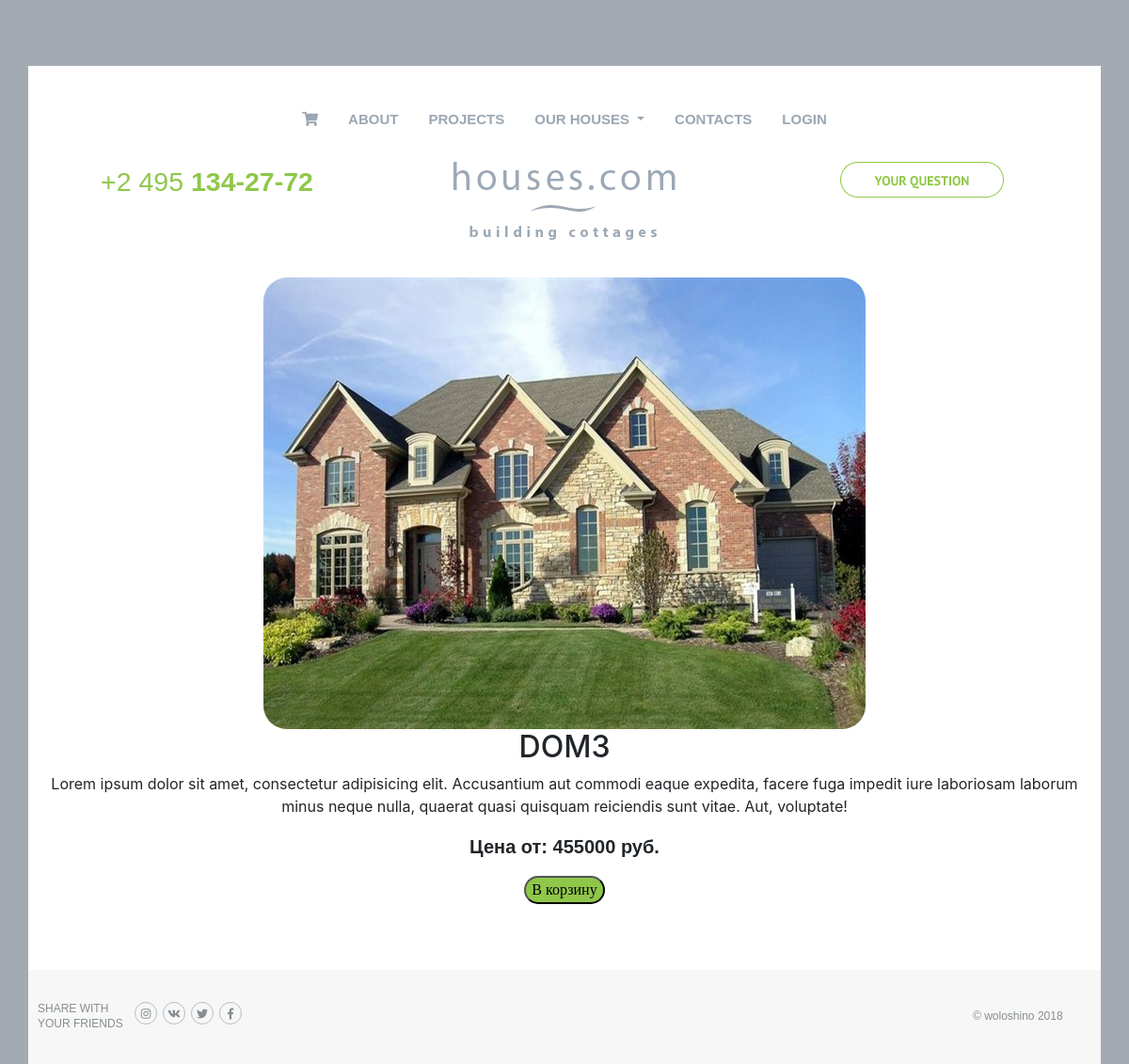
Page /product/3/ on the committed database.
### mainapp/models.py (models this page shows, shortened)
class Product(models.Model):
    name = models.CharField(max_length=32, unique=True, verbose_name='Название проекта')
    info = models.TextField(verbose_name='Описание проекта')
    price = models.PositiveIntegerField(verbose_name='Цена')
    img = models.ImageField(upload_to='products/%Y/%m/%d', verbose_name='Картинка проекта')
    category = models.ForeignKey(Category, on_delete=models.SET_NULL, null=True, blank=True)

### mainapp/views.py (the view)
# urls.py: path('product/<pk>/', product, name='product'),
def product(request, pk):
    one_product = get_object_or_404(Product, pk=pk)
    basket = []
    if request.user.is_authenticated:
        basket = Basket.objects.filter(user=request.user)
    content = {
        'categories': get_categories(),
        'product': one_product,
        'basket': basket
    }
    return render(request, 'mainapp/product.html', content)

### mainapp/views.py (called while the page is built)
def get_categories():
    return Category.objects.all().exclude(is_active=False)

### mainapp/templates/mainapp/product.html (shortened to what this page needs)
{% extends 'mainapp/base.html' %}
{% load static %}
{% block content %}
    <div class="col-12 text-center product typeItem">
        <img src={{ product.img.url }} alt="1">
        <h2>{{ product.name }}</h2>
        <p>{{ product.info }}</p>
        <p class="price">Цена от: {{ product.price }} руб.</p>
        <a href={% url 'basketapp:add' pk=product.pk %}>
            <button class="itemBtn">В корзину</button>
    </div>
{% endblock %}

### static/style.css (style rules this page uses)
body { background: #a3aab1; }
.typeItem { margin: 15px 0; }
.typeItem h2 { text-transform: uppercase; }
.typeItem img { max-width: 100%; }
.price { font-weight: bold; font-family: "Ubuntu Light", sans-serif; font-size: 20px; }
.itemBtn { background: #8fc74a; border-radius: 50px; text-align: center; font-family: Algerian sans-serif; margin-bottom: 30px; }
.product img { border-radius: 25px; }

### rows in the picture
Product: img (picture), name "DOM3", info "Lorem ipsum dolor sit amet, consectetur adipisicing elit. Accusantium aut commodi eaque expedita, facere fuga impedit iure laboriosam laborum minus neque nulla, quaerat quasi quisquam reiciendis sunt vitae. Aut, voluptate!", price "455000"
